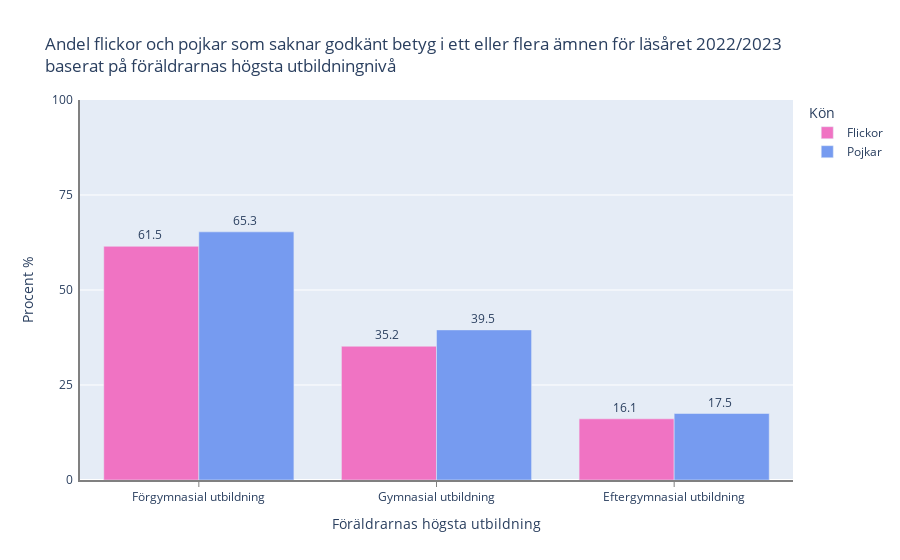

This figure's notebook cell:
### Code cell
fig = px.bar(
    df_parent_edu_23,
    x="Föräldrarnas högsta utbildning",
    y=["Flickor", "Pojkar"],
    barmode="group",
    title="Andel flickor och pojkar som saknar godkänt betyg i ett eller flera ämnen för läsåret 2022/2023<br>baserat på föräldrarnas högsta utbildningnivå",
    color_discrete_map={"Flickor": "#F073C3", "Pojkar": "#769BF0"},
    text_auto=True
).update_layout(
    yaxis_title="Procent %",
    legend_title="Kön",
    yaxis_range=[0, 100],
    yaxis=dict(tickmode="linear", tick0=0, dtick=25),
)
names = {"variable": "Kön", "value": "%"}
fig.for_each_trace(
    lambda t: t.update(
        hovertemplate=t.hovertemplate.replace("variable", names["variable"]).replace(
            "value", names["value"]
        )
    )
)
fig.update_traces(textposition="outside")
fig.update_yaxes(
    ticksuffix=" ",
    showline=True,
    linewidth=2,
    linecolor="gray",
    showticklabels=True,
)
fig.update_xaxes(
    showline=True,
    linewidth=2,
    linecolor="gray",
    showticklabels=True,
    ticks="outside",
    tickcolor="gray",
)

fig.show()

### Figure 1 — Plotly figure (JSON) as saved in the notebook; plotly's stock layout.template omitted (floating-point values rounded to 4 significant figures)
{"data": [{"alignmentgroup": "True", "hovertemplate": "Kön=Flickor<br>Föräldrarnas högsta utbildning=%{x}<br>%=%{y}<extra></extra>", "legendgroup": "Flickor", "marker": {"color": "#F073C3", "pattern": {"shape": ""}}, "name": "Flickor", "offsetgroup": "Flickor", "orientation": "v", "showlegend": true, "textposition": "outside", "texttemplate": "%{y}", "type": "bar", "x": ["Förgymnasial utbildning", "Gymnasial utbildning", "Eftergymnasial utbildning"], "xaxis": "x", "y": [61.5, 35.2, 16.1], "yaxis": "y"}, {"alignmentgroup": "True", "hovertemplate": "Kön=Pojkar<br>Föräldrarnas högsta utbildning=%{x}<br>%=%{y}<extra></extra>", "legendgroup": "Pojkar", "marker": {"color": "#769BF0", "pattern": {"shape": ""}}, "name": "Pojkar", "offsetgroup": "Pojkar", "orientation": "v", "showlegend": true, "textposition": "outside", "texttemplate": "%{y}", "type": "bar", "x": ["Förgymnasial utbildning", "Gymnasial utbildning", "Eftergymnasial utbildning"], "xaxis": "x", "y": [65.3, 39.5, 17.5], "yaxis": "y"}], "layout": {"barmode": "group", "legend": {"title": {"text": "Kön"}, "tracegroupgap": 0}, "title": {"text": "Andel flickor och pojkar som saknar godkänt betyg i ett eller flera ämnen för läsåret 2022/2023<br>baserat på föräldrarnas högsta utbildningnivå"}, "xaxis": {"anchor": "y", "domain": [0, 1], "linecolor": "gray", "linewidth": 2, "showline": true, "showticklabels": true, "tickcolor": "gray", "ticks": "outside", "title": {"text": "Föräldrarnas högsta utbildning"}}, "yaxis": {"anchor": "x", "domain": [0, 1], "dtick": 25, "linecolor": "gray", "linewidth": 2, "range": [0, 100], "showline": true, "showticklabels": true, "tick0": 0, "tickmode": "linear", "ticksuffix": " ", "title": {"text": "Procent %"}}}}
